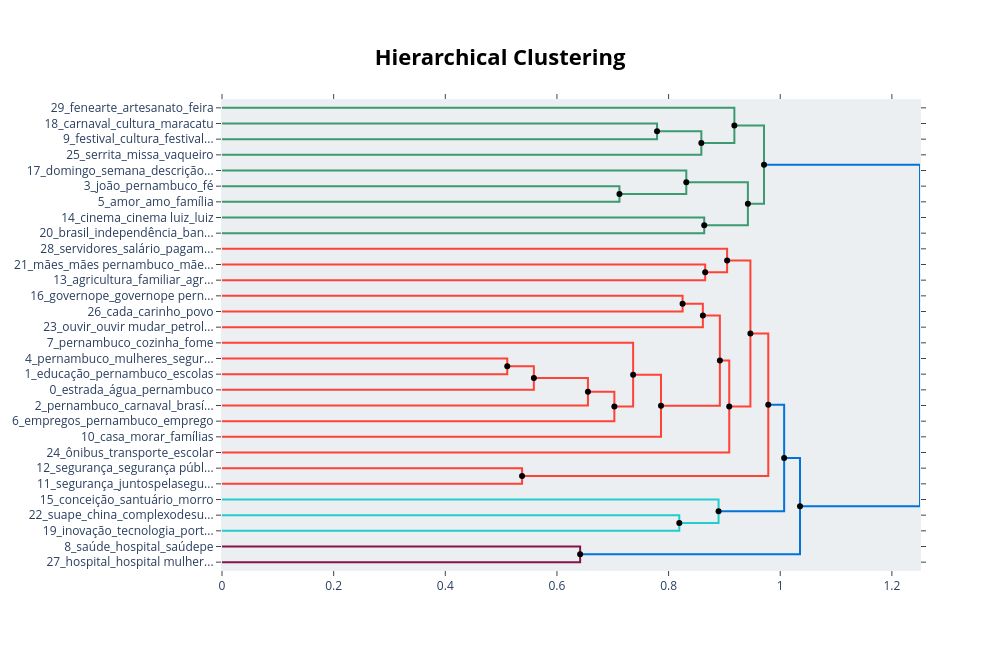

The notebook cell saved with this chart:
### Code cell
# Hierarquia rica via hierarchical_topics()
if len(topics_keywords) >= 2:
    try:
        hier = topic_model.hierarchical_topics(docs)
        fig_hier = topic_model.visualize_hierarchy(hierarchical_topics=hier)
        fig_hier.write_html(RESULTS_DIR / "bertopic_hierarchy.html")
        fig_hier.show()
    except Exception as e:
        print(f"Hierarchy skipped: {type(e).__name__}: {e}")

### Figure 1 — Plotly figure (JSON) as saved in the notebook; plotly's stock layout.template omitted (floating-point values rounded to 4 significant figures)
{"data": [{"hoverinfo": "text", "marker": {"color": "rgb(61,153,112)"}, "mode": "lines", "text": ["carnaval_cultura_maracatu_viva_carnaval pernambuco", "", "", "festival_cultura_festivalpernambucomeupais_pernambuco país_país"], "type": "scatter", "x": [0.0, 0.7793, 0.7793, 0.0], "xaxis": "x", "y": [-15.0, -15.0, -25.0, -25.0], "yaxis": "y"}, {"hoverinfo": "text", "marker": {"color": "rgb(61,153,112)"}, "mode": "lines", "text": ["cultura_festival_festivalpernambucomeupais_pernambuco_pernambuco país", "", "", "serrita_missa_vaqueiro_missa vaqueiro_vaqueiro serrita"], "type": "scatter", "x": [0.7793, 0.8587, 0.8587, 0.0], "xaxis": "x", "y": [-20.0, -20.0, -35.0, -35.0], "yaxis": "y"}, {"hoverinfo": "text", "marker": {"color": "rgb(61,153,112)"}, "mode": "lines", "text": ["fenearte_artesanato_feira_américa latina_américa", "", "", "cultura_festival_pernambuco_país_festivalpernambucomeupais"], "type": "scatter", "x": [0.0, 0.9178, 0.9178, 0.8587], "xaxis": "x", "y": [-5.0, -5.0, -27.5, -27.5], "yaxis": "y"}, {"hoverinfo": "text", "marker": {"color": "rgb(61,153,112)"}, "mode": "lines", "text": ["joão_pernambuco_fé_deus_milho", "", "", "amor_amo_família_nando_mãe"], "type": "scatter", "x": [0.0, 0.712, 0.712, 0.0], "xaxis": "x", "y": [-55.0, -55.0, -65.0, -65.0], "yaxis": "y"}, {"hoverinfo": "text", "marker": {"color": "rgb(61,153,112)"}, "mode": "lines", "text": ["domingo_semana_descriçãodaimagem_bom_câmera_com_flash", "", "", "joão_pernambuco_amor_fé_coração_roxo"], "type": "scatter", "x": [0.0, 0.8317, 0.8317, 0.712], "xaxis": "x", "y": [-45.0, -45.0, -60.0, -60.0], "yaxis": "y"}, {"hoverinfo": "text", "marker": {"color": "rgb(61,153,112)"}, "mode": "lines", "text": ["cinema_cinema luiz_luiz_priscila_priscilakrauseoficial", "", "", "brasil_independência_bandeira_brasil_desfile_revolução"], "type": "scatter", "x": [0.0, 0.8638, 0.8638, 0.0], "xaxis": "x", "y": [-75.0, -75.0, -85.0, -85.0], "yaxis": "y"}, {"hoverinfo": "text", "marker": {"color": "rgb(61,153,112)"}, "mode": "lines", "text": ["joão_pernambuco_amor_fé_coração_roxo", "", "", "cinema_cinema luiz_luiz_priscila_pernambuco"], "type": "scatter", "x": [0.8317, 0.9421, 0.9421, 0.8638], "xaxis": "x", "y": [-52.5, -52.5, -80.0, -80.0], "yaxis": "y"}, {"hoverinfo": "text", "marker": {"color": "rgb(61,153,112)"}, "mode": "lines", "text": ["cultura_festival_pernambuco_país_festivalpernambucomeupais", "", "", "joão_pernambuco_coração_roxo_amor_fé"], "type": "scatter", "x": [0.9178, 0.9709, 0.9709, 0.9421], "xaxis": "x", "y": [-16.25, -16.25, -66.25, -66.25], "yaxis": "y"}, {"hoverinfo": "text", "marker": {"color": "rgb(255,65,54)"}, "mode": "lines", "text": ["mães_mães pernambuco_mãesdepernambuco_programa_pernambuco", "", "", "agricultura_familiar_agricultura familiar_ipa_agriculturafamiliar"], "type": "scatter", "x": [0.0, 0.8655, 0.8655, 0.0], "xaxis": "x", "y": [-105.0, -105.0, -115.0, -115.0], "yaxis": "y"}, {"hoverinfo": "text", "marker": {"color": "rgb(255,65,54)"}, "mode": "lines", "text": ["servidores_salário_pagamento_servidor_ativos", "", "", "agricultura_mães_familiar_agricultura familiar_pernambuco"], "type": "scatter", "x": [0.0, 0.9049, 0.9049, 0.8655], "xaxis": "x", "y": [-95.0, -95.0, -110.0, -110.0], "yaxis": "y"}, {"hoverinfo": "text", "marker": {"color": "rgb(255,65,54)"}, "mode": "lines", "text": ["governope_governope pernambuco_pernambuco_vamos_mudança", "", "", "cada_carinho_povo_pernambuco_coração_roxo"], "type": "scatter", "x": [0.0, 0.8251, 0.8251, 0.0], "xaxis": "x", "y": [-125.0, -125.0, -135.0, -135.0], "yaxis": "y"}, {"hoverinfo": "text", "marker": {"color": "rgb(255,65,54)"}, "mode": "lines", "text": ["pernambuco_cada_governope_governope pernambuco_vamos", "", "", "ouvir_ouvir mudar_petrolina_mudar_sertão"], "type": "scatter", "x": [0.8251, 0.8614, 0.8614, 0.0], "xaxis": "x", "y": [-130.0, -130.0, -145.0, -145.0], "yaxis": "y"}, {"hoverinfo": "text", "marker": {"color": "rgb(255,65,54)"}, "mode": "lines", "text": ["pernambuco_mulheres_segurança_mulher_educação", "", "", "educação_pernambuco_escolas_foguete_brilhos"], "type": "scatter", "x": [0.0, 0.511, 0.511, 0.0], "xaxis": "x", "y": [-165.0, -165.0, -175.0, -175.0], "yaxis": "y"}, {"hoverinfo": "text", "marker": {"color": "rgb(255,65,54)"}, "mode": "lines", "text": ["educação_pernambuco_mulheres_brilhos_mulher", "", "", "estrada_água_pernambuco_pe_obras"], "type": "scatter", "x": [0.511, 0.5586, 0.5586, 0.0], "xaxis": "x", "y": [-170.0, -170.0, -185.0, -185.0], "yaxis": "y"}, {"hoverinfo": "text", "marker": {"color": "rgb(255,65,54)"}, "mode": "lines", "text": ["pernambuco_educação_água_governope_estrada", "", "", "pernambuco_carnaval_brasília_coração_roxo_foguete"], "type": "scatter", "x": [0.5586, 0.6555, 0.6555, 0.0], "xaxis": "x", "y": [-177.5, -177.5, -195.0, -195.0], "yaxis": "y"}, {"hoverinfo": "text", "marker": {"color": "rgb(255,65,54)"}, "mode": "lines", "text": ["pernambuco_governope_educação_água_vamos", "", "", "empregos_pernambuco_emprego_caruaru_oportunidades"], "type": "scatter", "x": [0.6555, 0.7029, 0.7029, 0.0], "xaxis": "x", "y": [-186.2, -186.2, -205.0, -205.0], "yaxis": "y"}, {"hoverinfo": "text", "marker": {"color": "rgb(255,65,54)"}, "mode": "lines", "text": ["pernambuco_cozinha_fome_comunitária_cozinha comunitária", "", "", "pernambuco_governope_educação_vamos_trabalho"], "type": "scatter", "x": [0.0, 0.7365, 0.7365, 0.7029], "xaxis": "x", "y": [-155.0, -155.0, -195.6, -195.6], "yaxis": "y"}, {"hoverinfo": "text", "marker": {"color": "rgb(255,65,54)"}, "mode": "lines", "text": ["pernambuco_governope_vamos_trabalho_brilhos", "", "", "casa_morar_famílias_programa_entrada"], "type": "scatter", "x": [0.7365, 0.7864, 0.7864, 0.0], "xaxis": "x", "y": [-175.3, -175.3, -215.0, -215.0], "yaxis": "y"}, {"hoverinfo": "text", "marker": {"color": "rgb(255,65,54)"}, "mode": "lines", "text": ["pernambuco_ouvir_mudar_ouvir mudar_petrolina", "", "", "pernambuco_governope_vamos_trabalho_brilhos"], "type": "scatter", "x": [0.8614, 0.8919, 0.8919, 0.7864], "xaxis": "x", "y": [-137.5, -137.5, -195.2, -195.2], "yaxis": "y"}, {"hoverinfo": "text", "marker": {"color": "rgb(255,65,54)"}, "mode": "lines", "text": ["pernambuco_governope_vamos_trabalho_brilhos", "", "", "ônibus_transporte_escolar_transporte escolar_veículos"], "type": "scatter", "x": [0.8919, 0.9087, 0.9087, 0.0], "xaxis": "x", "y": [-166.3, -166.3, -225.0, -225.0], "yaxis": "y"}, {"hoverinfo": "text", "marker": {"color": "rgb(255,65,54)"}, "mode": "lines", "text": ["agricultura_mães_pernambuco_familiar_agricultura familiar", "", "", "pernambuco_governope_vamos_trabalho_brilhos"], "type": "scatter", "x": [0.9049, 0.9466, 0.9466, 0.9087], "xaxis": "x", "y": [-102.5, -102.5, -195.7, -195.7], "yaxis": "y"}, {"hoverinfo": "text", "marker": {"color": "rgb(255,65,54)"}, "mode": "lines", "text": ["segurança_segurança pública_pública_policiais_pernambuco", "", "", "segurança_juntospelasegurança_pernambuco_governope_segurança pública"], "type": "scatter", "x": [0.0, 0.5375, 0.5375, 0.0], "xaxis": "x", "y": [-235.0, -235.0, -245.0, -245.0], "yaxis": "y"}, {"hoverinfo": "text", "marker": {"color": "rgb(255,65,54)"}, "mode": "lines", "text": ["pernambuco_governope_vamos_trabalho_coração_roxo", "", "", "segurança_segurança pública_pernambuco_pública_juntospelasegurança"], "type": "scatter", "x": [0.9466, 0.9786, 0.9786, 0.5375], "xaxis": "x", "y": [-149.1, -149.1, -240.0, -240.0], "yaxis": "y"}, {"hoverinfo": "text", "marker": {"color": "rgb(35,205,205)"}, "mode": "lines", "text": ["suape_china_complexodesuape_pernambuco_brasil", "", "", "inovação_tecnologia_portodigital_pernambuco_ciência"], "type": "scatter", "x": [0.0, 0.8192, 0.8192, 0.0], "xaxis": "x", "y": [-265.0, -265.0, -275.0, -275.0], "yaxis": "y"}, {"hoverinfo": "text", "marker": {"color": "rgb(35,205,205)"}, "mode": "lines", "text": ["conceição_santuário_morro_senhora conceição_senhora", "", "", "inovação_suape_tecnologia_pernambuco_desenvolvimento"], "type": "scatter", "x": [0.0, 0.8895, 0.8895, 0.8192], "xaxis": "x", "y": [-255.0, -255.0, -270.0, -270.0], "yaxis": "y"}, {"hoverinfo": "text", "marker": {"color": "rgb(0,116,217)"}, "mode": "lines", "text": ["pernambuco_governope_vamos_segurança_trabalho", "", "", "inovação_pernambuco_suape_conceição_tecnologia"], "type": "scatter", "x": [0.9786, 1.007, 1.007, 0.8895], "xaxis": "x", "y": [-194.5, -194.5, -262.5, -262.5], "yaxis": "y"}, {"hoverinfo": "text", "marker": {"color": "rgb(133,20,75)"}, "mode": "lines", "text": ["saúde_hospital_saúdepe_saúde pernambuco_pernambuco", "", "", "hospital_hospital mulher_mulher agreste_agreste_mulher"], "type": "scatter", "x": [0.0, 0.6416, 0.6416, 0.0], "xaxis": "x", "y": [-285.0, -285.0, -295.0, -295.0], "yaxis": "y"}, {"hoverinfo": "text", "marker": {"color": "rgb(0,116,217)"}, "mode": "lines", "text": ["pernambuco_governope_vamos_segurança_trabalho", "", "", "saúde_hospital_saúdepe_pernambuco_atendimento"], "type": "scatter", "x": [1.007, 1.035, 1.035, 0.6416], "xaxis": "x", "y": [-228.5, -228.5, -290.0, -290.0], "yaxis": "y"}, {"hoverinfo": "text", "marker": {"color": "rgb(0,116,217)"}, "mode": "lines", "text": ["pernambuco_cultura_joão_coração_roxo_brilhos", "", "", "pernambuco_governope_vamos_estadodemudança_trabalho"], "type": "scatter", "x": [0.9709, 1.25, 1.25, 1.035], "xaxis": "x", "y": [-41.25, -41.25, -259.3, -259.3], "yaxis": "y"}, {"hoverinfo": "text", "hovertext": ["cultura_festival_festivalpernambucomeupais_pernambuco_pernambuco país", "joão_pernambuco_amor_fé_coração_roxo", "cultura_festival_pernambuco_país_festivalpernambucomeupais", "pernambuco_cada_governope_governope pernambuco_vamos", "educação_pernambuco_mulheres_brilhos_mulher", "pernambuco_educação_água_governope_estrada", "pernambuco_governope_educação_água_vamos", "pernambuco_governope_vamos_trabalho_brilhos", "pernambuco_ouvir_mudar_ouvir mudar_petrolina", "pernambuco_governope_vamos_trabalho_brilhos", "agricultura_mães_pernambuco_familiar_agricultura familiar", "pernambuco_governope_vamos_trabalho_coração_roxo", "pernambuco_governope_vamos_segurança_trabalho", "pernambuco_governope_vamos_segurança_trabalho", "pernambuco_cultura_joão_coração_roxo_brilhos"], "marker": {"color": "black"}, "mode": "markers", "showlegend": false, "type": "scatter", "x": [0.7793, 0.8317, 0.9178, 0.8251, 0.511, 0.5586, 0.6555, 0.7365, 0.8614, 0.8919, 0.9049, 0.9466, 0.9786, 1.007, 0.9709], "y": [-20.0, -52.5, -16.25, -130.0, -170.0, -177.5, -186.2, -175.3, -137.5, -166.3, -102.5, -149.1, -194.5, -228.5, -41.25]}, {"hoverinfo": "text", "hovertext": ["cultura_festival_pernambuco_país_festivalpernambucomeupais", "joão_pernambuco_amor_fé_coração_roxo", "cinema_cinema luiz_luiz_priscila_pernambuco", "joão_pernambuco_coração_roxo_amor_fé", "agricultura_mães_familiar_agricultura familiar_pernambuco", "pernambuco_governope_educação_vamos_trabalho", "pernambuco_governope_vamos_trabalho_brilhos", "pernambuco_governope_vamos_trabalho_brilhos", "segurança_segurança pública_pernambuco_pública_juntospelasegurança", "inovação_suape_tecnologia_pernambuco_desenvolvimento", "inovação_pernambuco_suape_conceição_tecnologia", "saúde_hospital_saúdepe_pernambuco_atendimento", "pernambuco_governope_vamos_estadodemudança_trabalho"], "marker": {"color": "black"}, "mode": "markers", "showlegend": false, "type": "scatter", "x": [0.8587, 0.712, 0.8638, 0.9421, 0.8655, 0.7029, 0.7864, 0.9087, 0.5375, 0.8192, 0.8895, 0.6416, 1.035], "y": [-27.5, -60.0, -80.0, -66.25, -110.0, -195.6, -195.2, -195.7, -240.0, -270.0, -262.5, -290.0, -259.3]}], "layout": {"autosize": false, "height": 650, "hoverlabel": {"bgcolor": "white", "font": {"family": "Rockwell", "size": 16}}, "hovermode": "closest", "plot_bgcolor": "#ECEFF1", "showlegend": false, "title": {"font": {"color": "Black", "size": 22}, "text": "<b>Hierarchical Clustering</b>", "x": 0.5, "xanchor": "center", "yanchor": "top"}, "width": 1000, "xaxis": {"mirror": "allticks", "rangemode": "tozero", "showgrid": false, "showline": true, "showticklabels": true, "ticks": "outside", "type": "linear", "zeroline": false}, "yaxis": {"mirror": "allticks", "range": [-300.0, 0.0], "rangemode": "tozero", "showgrid": false, "showline": true, "showticklabels": true, "tickmode": "array", "ticks": "outside", "ticktext": ["29_fenearte_artesanato_feira", "18_carnaval_cultura_maracatu", "9_festival_cultura_festival...", "25_serrita_missa_vaqueiro", "17_domingo_semana_descrição...", "3_joão_pernambuco_fé", "5_amor_amo_família", "14_cinema_cinema luiz_luiz", "20_brasil_independência_ban...", "28_servidores_salário_pagam...", "21_mães_mães pernambuco_mãe...", "13_agricultura_familiar_agr...", "16_governope_governope pern...", "26_cada_carinho_povo", "23_ouvir_ouvir mudar_petrol...", "7_pernambuco_cozinha_fome", "4_pernambuco_mulheres_segur...", "1_educação_pernambuco_escolas", "0_estrada_água_pernambuco", "2_pernambuco_carnaval_brasí...", "6_empregos_pernambuco_emprego", "10_casa_morar_famílias", "24_ônibus_transporte_escolar", "12_segurança_segurança públ...", "11_segurança_juntospelasegu...", "15_conceição_santuário_morro", "22_suape_china_complexodesu...", "19_inovação_tecnologia_port...", "8_saúde_hospital_saúdepe", "27_hospital_hospital mulher..."], "tickvals": [-5.0, -15.0, -25.0, -35.0, -45.0, -55.0, -65.0, -75.0, -85.0, -95.0, -105.0, -115.0, -125.0, -135.0, -145.0, -155.0, -165.0, -175.0, -185.0, -195.0, -205.0, -215.0, -225.0, -235.0, -245.0, -255.0, -265.0, -275.0, -285.0, -295.0], "type": "linear", "zeroline": false}}}
